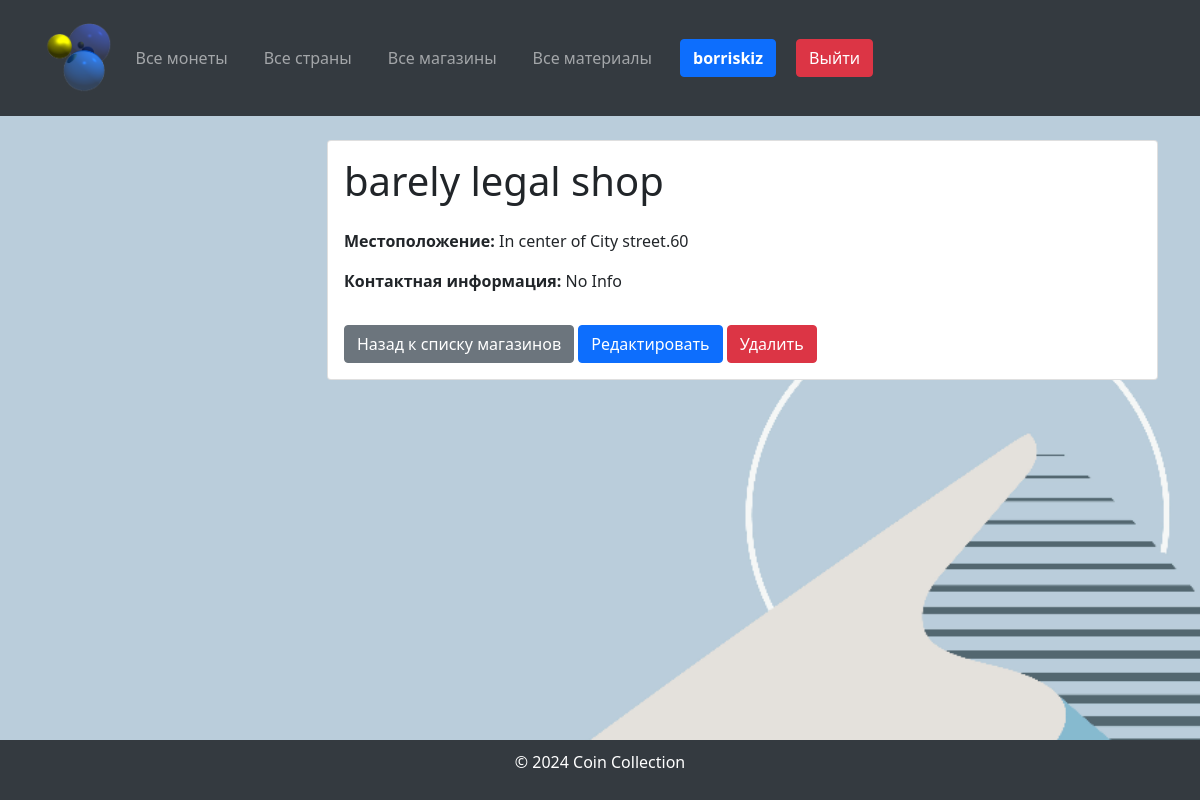
Screenshot of /shops/1/ (signed in) with the database file from the repository.
### coindb/models.py (models this page shows, shortened)
class Shop(models.Model):
    name = models.CharField(max_length=255, verbose_name="Shop Name")
    location = models.CharField(max_length=255, verbose_name="Shop Location")
    contact_info = models.CharField(max_length=255, verbose_name="Contact Info", default="No Info")
    class Meta:
        verbose_name = "Shop"
        verbose_name_plural = "Shops"

### coindb/views.py (the view)
# urls.py: path('shops/<int:pk>/', views.ShopDetailView.as_view(), name='shop_detail'),
class ShopDetailView(LoginRequiredMixin, DetailView):
    model = Shop
    template_name = 'shop/shop_detail.html'
    context_object_name = 'shop'

### templates/shop/shop_detail.html (shortened to what this page needs)
{% extends 'base.html' %}
{% block content %}
    <div class="card">
        <div class="card-body">
            <h1 class="mb-4">{{ shop.name }}</h1>
            <div class="row">
                <div class="col-md-6">
                    <p><strong>Местоположение:</strong> {{ shop.location }}</p>
                    <p><strong>Контактная информация:</strong> {{ shop.contact_info }}</p>
                </div>
            </div>
            <a href="{% url 'shop_list' %}" class="btn btn-secondary mt-3">Назад к списку магазинов</a>
            <a href="{% url 'shop_update' shop.pk %}" class="btn btn-primary mt-3">Редактировать</a>
            <a href="{% url 'shop_delete' shop.pk %}" class="btn btn-danger mt-3">Удалить</a>
        </div>
    </div>
{% endblock %}

### templates/base.html (shortened to what this page needs)
<!DOCTYPE html>
<html lang="ru">
<head>
    <link href="https://cdn.jsdelivr.net/npm/bootstrap@5.1.3/dist/css/bootstrap.min.css" rel="stylesheet">
    <link href="https://cdnjs.cloudflare.com/ajax/libs/font-awesome/5.15.4/css/all.min.css" rel="stylesheet">
</head>
<body>
<header>
    <div class="container">
        <nav class="navbar navbar-expand-lg navbar-dark">
            <a class="navbar-brand" href="{% url 'coin_list' %}">
                <img src="/media/logo.png" alt="Монеты" style="height: 70px;">
            </a>
            <div class="collapse navbar-collapse" id="navbarNav">
                <ul class="navbar-nav mr-auto">
                    <li class="nav-item">
                        <a class="nav-link" href="{% url 'coin_list' %}">Все монеты</a>
                    </li>
                    <li class="nav-item">
                        <a class="nav-link" href="{% url 'country_list' %}">Все страны</a>
                    </li>
                    <li class="nav-item">
                        <a class="nav-link" href="{% url 'shop_list' %}">Все магазины</a>
                    </li>
                    <li class="nav-item">
                        <a class="nav-link" href="{% url 'material_list' %}">Все материалы</a>
                    </li>
                </ul>
                <ul class="navbar-nav ml-auto d-flex align-items-center">
                    {% if user.is_authenticated %}
                        <li class="nav-item">
                            <a href="{% url 'profile' %}" class="btn btn-primary ml-3"><strong>{{ user.username }}</strong></a>
                        </li>
                        <li class="nav-item">
                            <a href="{% url 'logout' %}" class="btn btn-danger ml-3">Выйти</a>
                        </li>
                    {% endif %}
                </ul>
            </div>
        </nav>
    </div>
</header>
<main class="container mt-4">
    <div class="row">
        <aside class="col-md-3">
        </aside>
        <section class="col-md-9">
            {% block content %}{% endblock %}
        </section>
    </div>
</main>
<footer>
    <p>&copy; 2024 Coin Collection</p>
</footer>
</body>
</html>

### templates/base.html (style rules this page uses)
body, html { display: flex; flex-direction: column; min-height: 100vh; margin: 0; }
main { flex-grow: 1; }
footer { background-color: #343a40; color: #fff; padding: 10px 0; text-align: center; }
body { background-image: url("/media/background.png"); background-size: cover; background-repeat: no-repeat; background-position: center; }
header { background-color: #343a40; color: #fff; padding: 10px 0; }
header a { color: #fff; text-decoration: none; margin-right: 20px; }

### rows the page displays
Shop: name "barely legal shop", location "In center of City street.60", contact_info "No Info"

### other values shown
{{ user.username }} "borriskiz"
